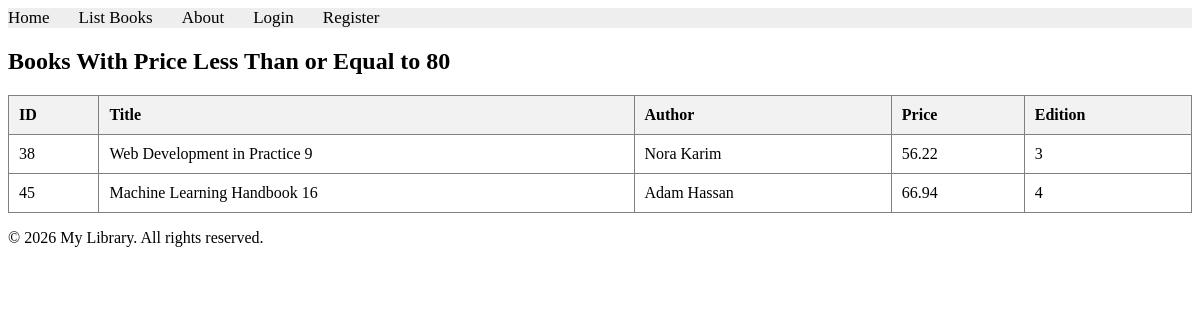
The page /books/lab8/task1 on the database its author committed.
### apps/bookmodule/models.py (models this page shows, shortened)
class Book(models.Model):
    title = models.CharField(max_length=100)
    author = models.CharField(max_length=50, blank=True)
    price = models.FloatField(default=0.0)
    quantity = models.IntegerField(default=1)
    pubdate = models.DateTimeField(null=True, blank=True)
    rating = models.SmallIntegerField(default=1)
    edition = models.SmallIntegerField(default=1)
    publisher = models.ForeignKey(
        Publisher,
        null=True,
        blank=True,
        on_delete=models.SET_NULL,
    )
    authors = models.ManyToManyField(Author, blank=True)

### apps/bookmodule/views.py (the view)
# urls.py: path('lab8/task1', views.lab8_task1, name="books.lab8_task1"),
def lab8_task1(request):
    books = Book.objects.filter(Q(price__lte=80))
    return render(request, 'bookmodule/lab8_task1.html', {'books': books})

### apps/templates/bookmodule/lab8_task1.html (shortened to what this page needs)
{% extends "layouts/base.html" %}
{% block content %}
<h2>Books With Price Less Than or Equal to 80</h2>
<table border="1" style="width: 100%; border-collapse: collapse; margin-top: 20px;">
    <thead>
        <tr style="background-color: #f2f2f2; text-align: left;">
            <th style="padding: 10px;">ID</th>
            <th style="padding: 10px;">Title</th>
            <th style="padding: 10px;">Author</th>
            <th style="padding: 10px;">Price</th>
            <th style="padding: 10px;">Edition</th>
        </tr>
    </thead>
    <tbody>
        {% for book in books %}
        <tr>
            <td style="padding: 10px;">{{ book.id }}</td>
            <td style="padding: 10px;">{{ book.title }}</td>
            <td style="padding: 10px;">{{ book.author }}</td>
            <td style="padding: 10px;">{{ book.price }}</td>
            <td style="padding: 10px;">{{ book.edition }}</td>
        </tr>
        {% empty %}
        <tr>
            <td colspan="5" style="text-align: center; padding: 10px;">No books found.</td>
        </tr>
        {% endfor %}
    </tbody>
</table>
{% endblock content %}

### rows shown on the page
Book: id "38", title "Web Development in Practice 9", author "Nora Karim", price "56.22", edition "3"
Book: id "45", title "Machine Learning Handbook 16", author "Adam Hassan", price "66.94", edition "4"
